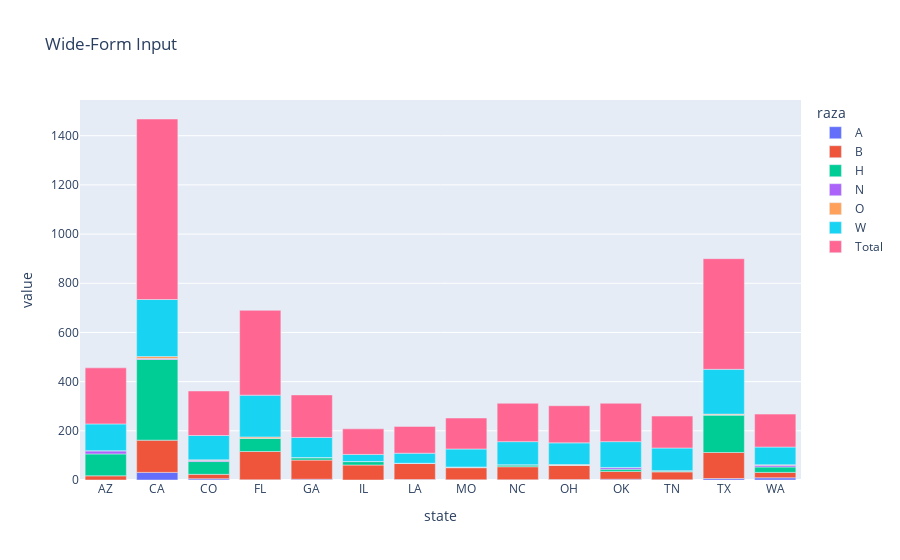

This figure's notebook cell:
### Code cell
import plotly.express as px

wide_df = Estados_con_mas_muertes

fig = px.bar(wide_df, title="Wide-Form Input")
fig.show()

### Figure 1 — Plotly figure (JSON) as saved in the notebook; plotly's stock layout.template omitted (floating-point values rounded to 4 significant figures)
{"data": [{"alignmentgroup": "True", "hovertemplate": "raza=A<br>state=%{x}<br>value=%{y}<extra></extra>", "legendgroup": "A", "marker": {"color": "#636efa"}, "name": "A", "offsetgroup": "A", "orientation": "v", "showlegend": true, "textposition": "auto", "type": "bar", "x": ["AZ", "CA", "CO", "FL", "GA", "IL", "LA", "MO", "NC", "OH", "OK", "TN", "TX", "WA"], "xaxis": "x", "y": [0, 31, 5, 1, 3, 0, 2, 1, 1, 2, 3, 1, 6, 9], "yaxis": "y"}, {"alignmentgroup": "True", "hovertemplate": "raza=B<br>state=%{x}<br>value=%{y}<extra></extra>", "legendgroup": "B", "marker": {"color": "#EF553B"}, "name": "B", "offsetgroup": "B", "orientation": "v", "showlegend": true, "textposition": "auto", "type": "bar", "x": ["AZ", "CA", "CO", "FL", "GA", "IL", "LA", "MO", "NC", "OH", "OK", "TN", "TX", "WA"], "xaxis": "x", "y": [17, 131, 18, 115, 78, 61, 65, 49, 53, 57, 32, 32, 106, 22], "yaxis": "y"}, {"alignmentgroup": "True", "hovertemplate": "raza=H<br>state=%{x}<br>value=%{y}<extra></extra>", "legendgroup": "H", "marker": {"color": "#00cc96"}, "name": "H", "offsetgroup": "H", "orientation": "v", "showlegend": true, "textposition": "auto", "type": "bar", "x": ["AZ", "CA", "CO", "FL", "GA", "IL", "LA", "MO", "NC", "OH", "OK", "TN", "TX", "WA"], "xaxis": "x", "y": [89, 328, 52, 54, 10, 14, 1, 3, 8, 1, 9, 4, 152, 22], "yaxis": "y"}, {"alignmentgroup": "True", "hovertemplate": "raza=N<br>state=%{x}<br>value=%{y}<extra></extra>", "legendgroup": "N", "marker": {"color": "#ab63fa"}, "name": "N", "offsetgroup": "N", "orientation": "v", "showlegend": true, "textposition": "auto", "type": "bar", "x": ["AZ", "CA", "CO", "FL", "GA", "IL", "LA", "MO", "NC", "OH", "OK", "TN", "TX", "WA"], "xaxis": "x", "y": [13, 4, 5, 0, 0, 0, 0, 0, 0, 0, 7, 0, 1, 7], "yaxis": "y"}, {"alignmentgroup": "True", "hovertemplate": "raza=O<br>state=%{x}<br>value=%{y}<extra></extra>", "legendgroup": "O", "marker": {"color": "#FFA15A"}, "name": "O", "offsetgroup": "O", "orientation": "v", "showlegend": true, "textposition": "auto", "type": "bar", "x": ["AZ", "CA", "CO", "FL", "GA", "IL", "LA", "MO", "NC", "OH", "OK", "TN", "TX", "WA"], "xaxis": "x", "y": [0, 8, 2, 5, 0, 0, 0, 0, 0, 3, 0, 1, 3, 2], "yaxis": "y"}, {"alignmentgroup": "True", "hovertemplate": "raza=W<br>state=%{x}<br>value=%{y}<extra></extra>", "legendgroup": "W", "marker": {"color": "#19d3f3"}, "name": "W", "offsetgroup": "W", "orientation": "v", "showlegend": true, "textposition": "auto", "type": "bar", "x": ["AZ", "CA", "CO", "FL", "GA", "IL", "LA", "MO", "NC", "OH", "OK", "TN", "TX", "WA"], "xaxis": "x", "y": [109, 232, 99, 170, 82, 29, 41, 73, 94, 88, 105, 92, 182, 72], "yaxis": "y"}, {"alignmentgroup": "True", "hovertemplate": "raza=Total<br>state=%{x}<br>value=%{y}<extra></extra>", "legendgroup": "Total", "marker": {"color": "#FF6692"}, "name": "Total", "offsetgroup": "Total", "orientation": "v", "showlegend": true, "textposition": "auto", "type": "bar", "x": ["AZ", "CA", "CO", "FL", "GA", "IL", "LA", "MO", "NC", "OH", "OK", "TN", "TX", "WA"], "xaxis": "x", "y": [228, 734, 181, 345, 173, 104, 109, 126, 156, 151, 156, 130, 450, 134], "yaxis": "y"}], "layout": {"barmode": "relative", "legend": {"title": {"text": "raza"}, "tracegroupgap": 0}, "title": {"text": "Wide-Form Input"}, "xaxis": {"anchor": "y", "domain": [0, 1], "title": {"text": "state"}}, "yaxis": {"anchor": "x", "domain": [0, 1], "title": {"text": "value"}}}}
